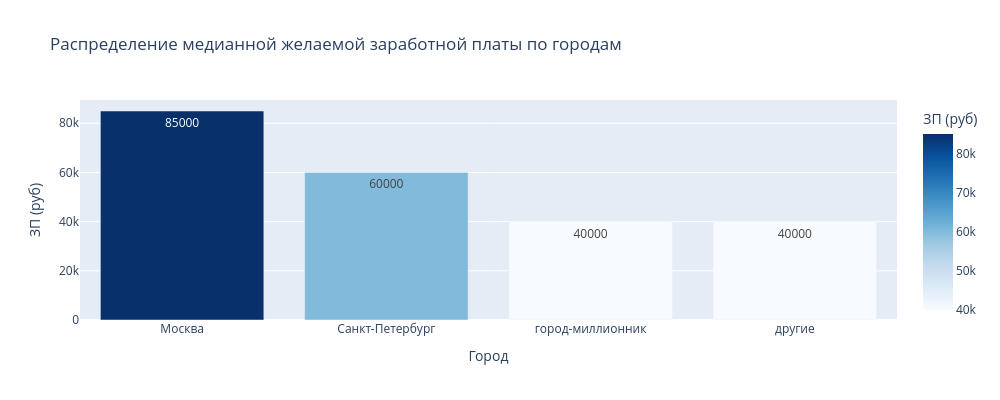

Source (notebook cell):
### Markdown cell above
5. Проанализируем распределение зарплаты (**"ЗП (руб)"**) по городам (резюме с ЗП < 1 млн руб):  

- Сравниваем медианные значения ЗП в разных городах  
- Оцениваем размах ЗП в каждом городе  
- Оценим значимость признака города для прогнозирования ЗП

### Code cell
filtered_data = merged_data[merged_data["ЗП (руб)"] < 1_000_000]

# Группируем по уровню образования и рассчитываем медианную зарплату
median_salary = filtered_data.groupby("Город")["ЗП (руб)"].median().reset_index()
# Строим столбчатую диаграмму
fig_bar = px.bar(
    median_salary,
    x="Город",
    y="ЗП (руб)",
    height=400,
    width=1000,
    title="Распределение медианной желаемой заработной платы по городам",
    text="ЗП (руб)",
    color="ЗП (руб)",
    color_continuous_scale="Blues"
)
fig_bar.show()

fig_bar.write_html("plotly_graphics/Распределение медианной желаемой заработной платы по городам - Bar plot.html")

fig_box = px.box(
    filtered_data,
    x="ЗП (руб)",
    y="Город",
    points="all",  # показывает все отдельные точки
    color="Город",
    title="Распределение медианной желаемой заработной платы по городам"
)
fig_box.show()

fig_box.write_html("plotly_graphics/Распределение медианной желаемой заработной платы по городам - Boxplot.html")

### Figure 1 — Plotly figure (JSON) as saved in the notebook; plotly's stock layout.template omitted (floating-point values rounded to 4 significant figures)
{"data": [{"hovertemplate": "Город=%{x}<br>ЗП (руб)=%{marker.color}<extra></extra>", "legendgroup": "", "marker": {"color": [85000.0, 60000.0, 40000.0, 40000.0], "coloraxis": "coloraxis", "pattern": {"shape": ""}}, "name": "", "orientation": "v", "showlegend": false, "text": [85000.0, 60000.0, 40000.0, 40000.0], "textposition": "auto", "type": "bar", "x": ["Москва", "Санкт-Петербург", "город-миллионник", "другие"], "xaxis": "x", "y": [85000.0, 60000.0, 40000.0, 40000.0], "yaxis": "y"}], "layout": {"barmode": "relative", "coloraxis": {"colorbar": {"title": {"text": "ЗП (руб)"}}, "colorscale": [[0, "rgb(247,251,255)"], [0.125, "rgb(222,235,247)"], [0.25, "rgb(198,219,239)"], [0.375, "rgb(158,202,225)"], [0.5, "rgb(107,174,214)"], [0.625, "rgb(66,146,198)"], [0.75, "rgb(33,113,181)"], [0.875, "rgb(8,81,156)"], [1, "rgb(8,48,107)"]]}, "height": 400, "legend": {"tracegroupgap": 0}, "title": {"text": "Распределение медианной желаемой заработной платы по городам"}, "width": 1000, "xaxis": {"anchor": "y", "domain": [0, 1], "title": {"text": "Город"}}, "yaxis": {"anchor": "x", "domain": [0, 1], "title": {"text": "ЗП (руб)"}}}}
